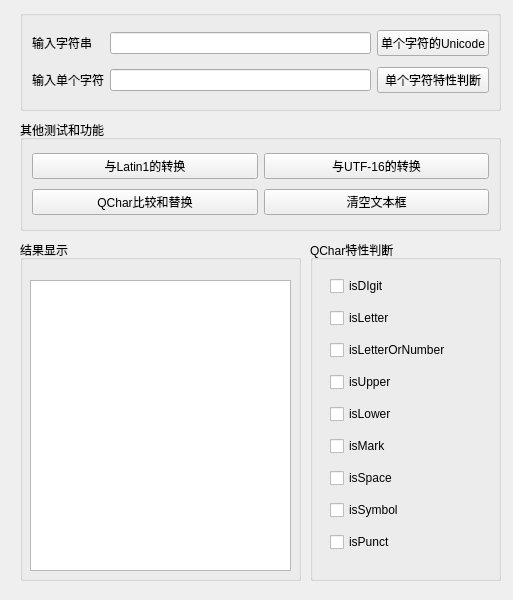
<?xml version="1.0" encoding="UTF-8"?>
<ui version="4.0">
 <class>Widget</class>
 <widget class="QWidget" name="Widget">
  <property name="geometry">
   <rect>
    <x>0</x>
    <y>0</y>
    <width>513</width>
    <height>600</height>
   </rect>
  </property>
  <property name="mouseTracking">
   <bool>false</bool>
  </property>
  <property name="windowTitle">
   <string>QChar常用功能</string>
  </property>
  <widget class="QGroupBox" name="groupBox_string_test">
   <property name="geometry">
    <rect>
     <x>20</x>
     <y>10</y>
     <width>481</width>
     <height>101</height>
    </rect>
   </property>
   <property name="title">
    <string/>
   </property>
   <layout class="QGridLayout" name="gridLayout">
    <item row="0" column="0">
     <widget class="QLabel" name="label_string_input">
      <property name="text">
       <string>输入字符串</string>
      </property>
     </widget>
    </item>
    <item row="0" column="1">
     <widget class="QLineEdit" name="lineEdit_string_input"/>
    </item>
    <item row="0" column="2">
     <widget class="QPushButton" name="pushButton_unicode_conversion">
      <property name="text">
       <string>单个字符的Unicode</string>
      </property>
     </widget>
    </item>
    <item row="1" column="0">
     <widget class="QLabel" name="label_char_input">
      <property name="text">
       <string>输入单个字符</string>
      </property>
     </widget>
    </item>
    <item row="1" column="1">
     <widget class="QLineEdit" name="lineEdit_char_input"/>
    </item>
    <item row="1" column="2">
     <widget class="QPushButton" name="pushButton_char_judgement">
      <property name="text">
       <string>单个字符特性判断</string>
      </property>
     </widget>
    </item>
   </layout>
  </widget>
  <widget class="QGroupBox" name="groupBox">
   <property name="geometry">
    <rect>
     <x>20</x>
     <y>120</y>
     <width>481</width>
     <height>111</height>
    </rect>
   </property>
   <property name="title">
    <string>其他测试和功能</string>
   </property>
   <layout class="QGridLayout" name="gridLayout_2">
    <item row="0" column="1">
     <widget class="QPushButton" name="pushButton_utf16_conversion">
      <property name="text">
       <string>与UTF-16的转换</string>
      </property>
     </widget>
    </item>
    <item row="0" column="0">
     <widget class="QPushButton" name="pushButton_to_Latin1">
      <property name="text">
       <string>与Latin1的转换</string>
      </property>
     </widget>
    </item>
    <item row="1" column="0">
     <widget class="QPushButton" name="pushButton_qchar_judgement_and_replace">
      <property name="text">
       <string>QChar比较和替换</string>
      </property>
     </widget>
    </item>
    <item row="1" column="1">
     <widget class="QPushButton" name="pushButton_clear">
      <property name="text">
       <string>清空文本框</string>
      </property>
     </widget>
    </item>
   </layout>
  </widget>
  <widget class="QGroupBox" name="groupBox_character_judgement">
   <property name="geometry">
    <rect>
     <x>310</x>
     <y>240</y>
     <width>191</width>
     <height>341</height>
    </rect>
   </property>
   <property name="title">
    <string>QChar特性判断</string>
   </property>
   <widget class="QWidget" name="layoutWidget_2">
    <property name="geometry">
     <rect>
      <x>20</x>
      <y>30</y>
      <width>161</width>
      <height>292</height>
     </rect>
    </property>
    <layout class="QGridLayout" name="gridLayout_4" columnstretch="0">
     <item row="5" column="0">
      <widget class="QCheckBox" name="checkBox_isMark">
       <property name="text">
        <string>isMark</string>
       </property>
      </widget>
     </item>
     <item row="3" column="0">
      <widget class="QCheckBox" name="checkBox_isUpper">
       <property name="text">
        <string>isUpper</string>
       </property>
      </widget>
     </item>
     <item row="6" column="0">
      <widget class="QCheckBox" name="checkBox_isSpace">
       <property name="text">
        <string>isSpace</string>
       </property>
      </widget>
     </item>
     <item row="0" column="0">
      <widget class="QCheckBox" name="checkBox_isDigit">
       <property name="text">
        <string>isDIgit</string>
       </property>
      </widget>
     </item>
     <item row="1" column="0">
      <widget class="QCheckBox" name="checkBox_isLetter">
       <property name="text">
        <string>isLetter</string>
       </property>
      </widget>
     </item>
     <item row="7" column="0">
      <widget class="QCheckBox" name="checkBox_isSymbol">
       <property name="text">
        <string>isSymbol</string>
       </property>
      </widget>
     </item>
     <item row="8" column="0">
      <widget class="QCheckBox" name="checkBox_isPunct">
       <property name="text">
        <string>isPunct</string>
       </property>
      </widget>
     </item>
     <item row="4" column="0">
      <widget class="QCheckBox" name="checkBox_isLower">
       <property name="text">
        <string>isLower</string>
       </property>
      </widget>
     </item>
     <item row="2" column="0">
      <widget class="QCheckBox" name="checkBox_isLetterOrNumber">
       <property name="text">
        <string>isLetterOrNumber</string>
       </property>
      </widget>
     </item>
    </layout>
   </widget>
  </widget>
  <widget class="QGroupBox" name="groupBox_result_display">
   <property name="geometry">
    <rect>
     <x>20</x>
     <y>240</y>
     <width>281</width>
     <height>341</height>
    </rect>
   </property>
   <property name="title">
    <string>结果显示</string>
   </property>
   <widget class="QPlainTextEdit" name="plainTextEdit">
    <property name="geometry">
     <rect>
      <x>10</x>
      <y>40</y>
      <width>261</width>
      <height>291</height>
     </rect>
    </property>
   </widget>
  </widget>
 </widget>
 <resources/>
 <connections/>
</ui>
